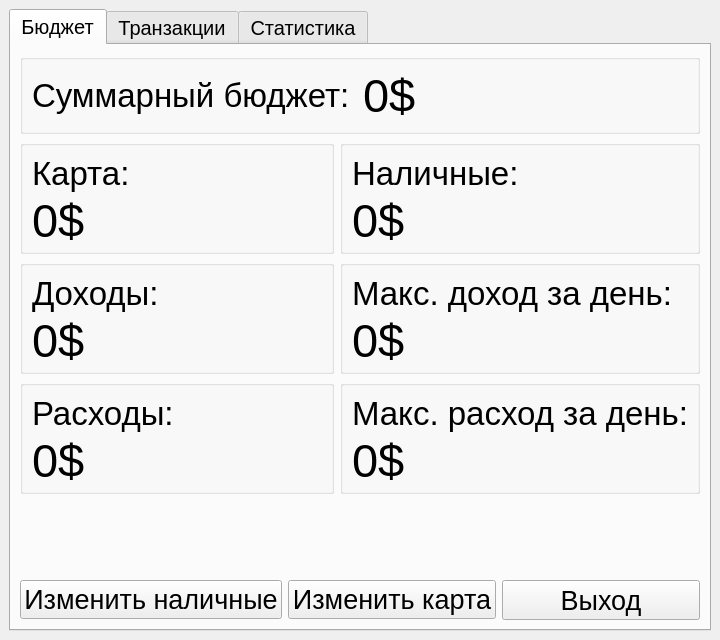
<?xml version="1.0" encoding="UTF-8"?>
<ui version="4.0">
 <class>MainWindow</class>
 <widget class="QMainWindow" name="MainWindow">
  <property name="geometry">
   <rect>
    <x>0</x>
    <y>0</y>
    <width>720</width>
    <height>640</height>
   </rect>
  </property>
  <property name="minimumSize">
   <size>
    <width>720</width>
    <height>640</height>
   </size>
  </property>
  <property name="maximumSize">
   <size>
    <width>720</width>
    <height>640</height>
   </size>
  </property>
  <property name="windowTitle">
   <string>MainWindow</string>
  </property>
  <widget class="QWidget" name="centralwidget">
   <layout class="QVBoxLayout" name="verticalLayout">
    <item>
     <widget class="QTabWidget" name="tabWidget">
      <property name="minimumSize">
       <size>
        <width>0</width>
        <height>50</height>
       </size>
      </property>
      <property name="font">
       <font>
        <pointsize>15</pointsize>
       </font>
      </property>
      <property name="currentIndex">
       <number>0</number>
      </property>
      <widget class="QWidget" name="tab">
       <attribute name="title">
        <string>Бюджет</string>
       </attribute>
       <layout class="QGridLayout" name="gridLayout">
        <item row="0" column="0">
         <widget class="QGroupBox" name="groupBox">
          <property name="title">
           <string/>
          </property>
          <layout class="QHBoxLayout" name="horizontalLayout_2">
           <item>
            <widget class="QLabel" name="label_money">
             <property name="font">
              <font>
               <pointsize>25</pointsize>
              </font>
             </property>
             <property name="text">
              <string>Суммарный бюджет:</string>
             </property>
            </widget>
           </item>
           <item>
            <widget class="QLabel" name="label_money_number">
             <property name="font">
              <font>
               <pointsize>35</pointsize>
              </font>
             </property>
             <property name="text">
              <string>0$</string>
             </property>
            </widget>
           </item>
          </layout>
         </widget>
        </item>
        <item row="1" column="0">
         <layout class="QGridLayout" name="gridLayout_18">
          <item row="0" column="0">
           <widget class="QGroupBox" name="groupBox_card">
            <property name="title">
             <string/>
            </property>
            <layout class="QGridLayout" name="gridLayout_2">
             <item row="0" column="0">
              <widget class="QLabel" name="label_card">
               <property name="font">
                <font>
                 <pointsize>25</pointsize>
                </font>
               </property>
               <property name="layoutDirection">
                <enum>Qt::LeftToRight</enum>
               </property>
               <property name="text">
                <string>Карта:</string>
               </property>
               <property name="alignment">
                <set>Qt::AlignLeading|Qt::AlignLeft|Qt::AlignVCenter</set>
               </property>
              </widget>
             </item>
             <item row="1" column="0">
              <widget class="QLabel" name="label_card_number">
               <property name="font">
                <font>
                 <pointsize>35</pointsize>
                </font>
               </property>
               <property name="text">
                <string>0$</string>
               </property>
               <property name="alignment">
                <set>Qt::AlignLeading|Qt::AlignLeft|Qt::AlignVCenter</set>
               </property>
              </widget>
             </item>
            </layout>
           </widget>
          </item>
          <item row="0" column="1">
           <widget class="QGroupBox" name="groupBox_cash">
            <property name="title">
             <string/>
            </property>
            <layout class="QGridLayout" name="gridLayout_13">
             <item row="2" column="0">
              <widget class="QLabel" name="label_cash_number">
               <property name="font">
                <font>
                 <pointsize>35</pointsize>
                 <bold>false</bold>
                </font>
               </property>
               <property name="text">
                <string>0$</string>
               </property>
               <property name="alignment">
                <set>Qt::AlignLeading|Qt::AlignLeft|Qt::AlignVCenter</set>
               </property>
              </widget>
             </item>
             <item row="1" column="0">
              <widget class="QLabel" name="label_cash">
               <property name="sizePolicy">
                <sizepolicy hsizetype="Preferred" vsizetype="Preferred">
                 <horstretch>0</horstretch>
                 <verstretch>0</verstretch>
                </sizepolicy>
               </property>
               <property name="font">
                <font>
                 <pointsize>25</pointsize>
                </font>
               </property>
               <property name="layoutDirection">
                <enum>Qt::LeftToRight</enum>
               </property>
               <property name="styleSheet">
                <string notr="true"/>
               </property>
               <property name="text">
                <string>Наличные:</string>
               </property>
               <property name="alignment">
                <set>Qt::AlignLeading|Qt::AlignLeft|Qt::AlignVCenter</set>
               </property>
              </widget>
             </item>
            </layout>
           </widget>
          </item>
          <item row="1" column="0">
           <widget class="QGroupBox" name="groupBox_income">
            <property name="title">
             <string/>
            </property>
            <layout class="QGridLayout" name="gridLayout_14">
             <item row="0" column="0">
              <widget class="QLabel" name="label_income">
               <property name="font">
                <font>
                 <pointsize>25</pointsize>
                </font>
               </property>
               <property name="styleSheet">
                <string notr="true"/>
               </property>
               <property name="text">
                <string>Доходы:</string>
               </property>
               <property name="alignment">
                <set>Qt::AlignLeading|Qt::AlignLeft|Qt::AlignVCenter</set>
               </property>
              </widget>
             </item>
             <item row="1" column="0">
              <widget class="QLabel" name="label_income_number">
               <property name="font">
                <font>
                 <pointsize>35</pointsize>
                </font>
               </property>
               <property name="styleSheet">
                <string notr="true"/>
               </property>
               <property name="text">
                <string>0$</string>
               </property>
               <property name="alignment">
                <set>Qt::AlignLeading|Qt::AlignLeft|Qt::AlignVCenter</set>
               </property>
              </widget>
             </item>
            </layout>
           </widget>
          </item>
          <item row="1" column="1">
           <widget class="QGroupBox" name="groupBox_max_income">
            <property name="title">
             <string/>
            </property>
            <layout class="QGridLayout" name="gridLayout_15">
             <item row="0" column="0">
              <widget class="QLabel" name="label_max_income">
               <property name="font">
                <font>
                 <pointsize>25</pointsize>
                </font>
               </property>
               <property name="styleSheet">
                <string notr="true"/>
               </property>
               <property name="text">
                <string>Макс. доход за день:</string>
               </property>
               <property name="alignment">
                <set>Qt::AlignLeading|Qt::AlignLeft|Qt::AlignVCenter</set>
               </property>
              </widget>
             </item>
             <item row="2" column="0">
              <widget class="QLabel" name="label_max_income_number">
               <property name="font">
                <font>
                 <pointsize>35</pointsize>
                </font>
               </property>
               <property name="styleSheet">
                <string notr="true"/>
               </property>
               <property name="text">
                <string>0$</string>
               </property>
               <property name="alignment">
                <set>Qt::AlignLeading|Qt::AlignLeft|Qt::AlignVCenter</set>
               </property>
              </widget>
             </item>
            </layout>
           </widget>
          </item>
          <item row="2" column="0">
           <widget class="QGroupBox" name="groupBox_expenses">
            <property name="title">
             <string/>
            </property>
            <layout class="QGridLayout" name="gridLayout_16">
             <item row="0" column="0">
              <widget class="QLabel" name="label_expenses">
               <property name="font">
                <font>
                 <pointsize>25</pointsize>
                </font>
               </property>
               <property name="styleSheet">
                <string notr="true"/>
               </property>
               <property name="text">
                <string>Расходы:</string>
               </property>
               <property name="alignment">
                <set>Qt::AlignLeading|Qt::AlignLeft|Qt::AlignVCenter</set>
               </property>
              </widget>
             </item>
             <item row="1" column="0">
              <widget class="QLabel" name="label_expenses_number">
               <property name="font">
                <font>
                 <pointsize>35</pointsize>
                </font>
               </property>
               <property name="styleSheet">
                <string notr="true"/>
               </property>
               <property name="text">
                <string>0$</string>
               </property>
               <property name="alignment">
                <set>Qt::AlignLeading|Qt::AlignLeft|Qt::AlignVCenter</set>
               </property>
              </widget>
             </item>
            </layout>
           </widget>
          </item>
          <item row="2" column="1">
           <widget class="QGroupBox" name="groupBox_max_expenses">
            <property name="title">
             <string/>
            </property>
            <layout class="QGridLayout" name="gridLayout_17">
             <item row="0" column="0">
              <widget class="QLabel" name="label_max_expenses">
               <property name="font">
                <font>
                 <pointsize>25</pointsize>
                </font>
               </property>
               <property name="styleSheet">
                <string notr="true"/>
               </property>
               <property name="text">
                <string>Макс. расход за день:</string>
               </property>
               <property name="alignment">
                <set>Qt::AlignLeading|Qt::AlignLeft|Qt::AlignVCenter</set>
               </property>
              </widget>
             </item>
             <item row="1" column="0">
              <widget class="QLabel" name="label_max_expenses_number">
               <property name="font">
                <font>
                 <pointsize>35</pointsize>
                </font>
               </property>
               <property name="styleSheet">
                <string notr="true"/>
               </property>
               <property name="text">
                <string>0$</string>
               </property>
               <property name="alignment">
                <set>Qt::AlignLeading|Qt::AlignLeft|Qt::AlignVCenter</set>
               </property>
              </widget>
             </item>
            </layout>
           </widget>
          </item>
         </layout>
        </item>
        <item row="2" column="0">
         <layout class="QHBoxLayout" name="horizontalLayout">
          <property name="topMargin">
           <number>80</number>
          </property>
          <item>
           <widget class="QPushButton" name="pushButton_change_cash">
            <property name="minimumSize">
             <size>
              <width>0</width>
              <height>0</height>
             </size>
            </property>
            <property name="font">
             <font>
              <pointsize>20</pointsize>
             </font>
            </property>
            <property name="text">
             <string>Изменить наличные</string>
            </property>
           </widget>
          </item>
          <item>
           <widget class="QPushButton" name="pushButton_change_card">
            <property name="minimumSize">
             <size>
              <width>0</width>
              <height>0</height>
             </size>
            </property>
            <property name="font">
             <font>
              <pointsize>20</pointsize>
             </font>
            </property>
            <property name="text">
             <string>Изменить карта</string>
            </property>
           </widget>
          </item>
          <item>
           <widget class="QPushButton" name="pushButton_exit">
            <property name="minimumSize">
             <size>
              <width>0</width>
              <height>40</height>
             </size>
            </property>
            <property name="font">
             <font>
              <pointsize>20</pointsize>
             </font>
            </property>
            <property name="text">
             <string>Выход</string>
            </property>
           </widget>
          </item>
         </layout>
        </item>
       </layout>
      </widget>
      <widget class="QWidget" name="tab_2">
       <attribute name="title">
        <string>Транзакции</string>
       </attribute>
       <layout class="QGridLayout" name="gridLayout_5">
        <item row="0" column="0">
         <layout class="QGridLayout" name="gridLayout_4">
          <item row="0" column="0">
           <widget class="QTableView" name="tableView">
            <property name="font">
             <font>
              <pointsize>16</pointsize>
             </font>
            </property>
           </widget>
          </item>
          <item row="1" column="0">
           <layout class="QHBoxLayout" name="horizontalLayout_5">
            <item>
             <widget class="QPushButton" name="pushButton_add_trans">
              <property name="minimumSize">
               <size>
                <width>0</width>
                <height>0</height>
               </size>
              </property>
              <property name="font">
               <font>
                <pointsize>16</pointsize>
               </font>
              </property>
              <property name="text">
               <string>Добавить транзакцию</string>
              </property>
             </widget>
            </item>
            <item>
             <widget class="QPushButton" name="pushButton_delete_trans">
              <property name="minimumSize">
               <size>
                <width>0</width>
                <height>0</height>
               </size>
              </property>
              <property name="font">
               <font>
                <pointsize>16</pointsize>
               </font>
              </property>
              <property name="text">
               <string>Удалить транзакцию</string>
              </property>
             </widget>
            </item>
           </layout>
          </item>
         </layout>
        </item>
       </layout>
      </widget>
      <widget class="QWidget" name="tab_3">
       <attribute name="title">
        <string>Статистика</string>
       </attribute>
       <layout class="QGridLayout" name="gridLayout_6">
        <item row="0" column="0">
         <layout class="QHBoxLayout" name="horizontalLayout_8">
          <item>
           <layout class="QVBoxLayout" name="verticalLayout_8">
            <item>
             <widget class="QLabel" name="label">
              <property name="font">
               <font>
                <pointsize>25</pointsize>
               </font>
              </property>
              <property name="text">
               <string>Статистика доходов</string>
              </property>
              <property name="alignment">
               <set>Qt::AlignCenter</set>
              </property>
             </widget>
            </item>
            <item>
             <layout class="QHBoxLayout" name="horizontalLayout_6">
              <item>
               <widget class="QListWidget" name="listWidget_income_name">
                <property name="font">
                 <font>
                  <pointsize>18</pointsize>
                 </font>
                </property>
               </widget>
              </item>
              <item>
               <widget class="QListWidget" name="listWidget_income_money">
                <property name="font">
                 <font>
                  <pointsize>18</pointsize>
                 </font>
                </property>
               </widget>
              </item>
             </layout>
            </item>
            <item>
             <widget class="QPushButton" name="pushButton_add_income_category">
              <property name="minimumSize">
               <size>
                <width>0</width>
                <height>50</height>
               </size>
              </property>
              <property name="text">
               <string>Добавить категорию дохода</string>
              </property>
             </widget>
            </item>
            <item>
             <widget class="QPushButton" name="pushButton_delete_income_category">
              <property name="text">
               <string>Удалить категорию дохода</string>
              </property>
             </widget>
            </item>
           </layout>
          </item>
          <item>
           <layout class="QVBoxLayout" name="verticalLayout_5">
            <item>
             <widget class="QLabel" name="label_2">
              <property name="font">
               <font>
                <pointsize>25</pointsize>
               </font>
              </property>
              <property name="text">
               <string>Статистика расходов</string>
              </property>
              <property name="alignment">
               <set>Qt::AlignCenter</set>
              </property>
             </widget>
            </item>
            <item>
             <layout class="QHBoxLayout" name="horizontalLayout_7">
              <item>
               <widget class="QListWidget" name="listWidget_expenses_name">
                <property name="font">
                 <font>
                  <pointsize>18</pointsize>
                  <bold>false</bold>
                 </font>
                </property>
               </widget>
              </item>
              <item>
               <widget class="QListWidget" name="listWidget_expenses_money">
                <property name="font">
                 <font>
                  <pointsize>18</pointsize>
                 </font>
                </property>
               </widget>
              </item>
             </layout>
            </item>
            <item>
             <widget class="QPushButton" name="pushButton_add_expenses_category">
              <property name="minimumSize">
               <size>
                <width>0</width>
                <height>50</height>
               </size>
              </property>
              <property name="text">
               <string>Добавить категорию расхода</string>
              </property>
             </widget>
            </item>
            <item>
             <widget class="QPushButton" name="pushButton_delete_expenses_category">
              <property name="text">
               <string>Удалить категорию расхода</string>
              </property>
             </widget>
            </item>
           </layout>
          </item>
         </layout>
        </item>
       </layout>
      </widget>
     </widget>
    </item>
   </layout>
  </widget>
  <action name="action">
   <property name="text">
    <string>Файл</string>
   </property>
  </action>
 </widget>
 <resources/>
 <connections/>
</ui>
